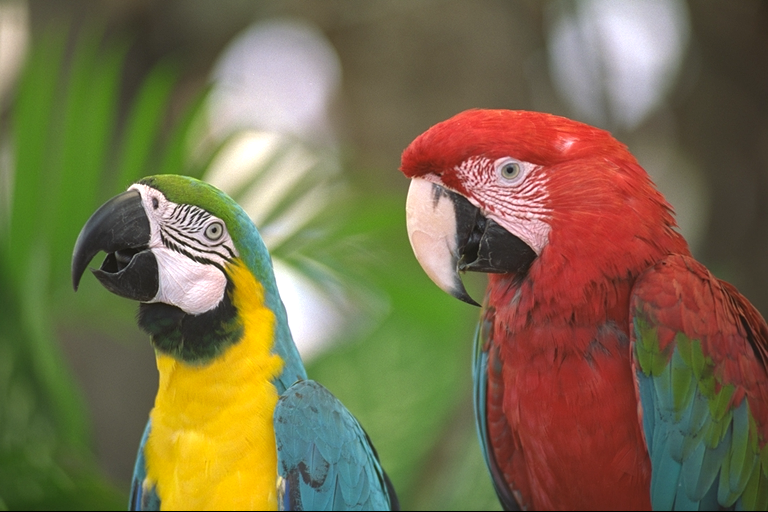
%> input picture images/parrots_orig.png, 768 x 512 px
$ octave demo_segmentation_comp.m   (GNU Octave 9; MATLAB toolbox functions it lacks are replaced by stand-ins)
%> lines starting %> are read from the running program, lines starting %| are printed output that depends on the picture
### include/rescale.m
function x= rescale(x)

x = x-min(x(:));
x = x/max(x(:));

### include/initalization_param_segmentation.m
function param = initalization_param_segmentation(param,z,label)


param.type        = 'moyenne'; %'median', 'moyenne'
param.mu = zeros(param.M,param.c,param.K-1);
for k=1:param.K-1
    param.mu(:,param.c,k) = 0;
    for i=1:param.nbchannels
        if strcmp(param.type,'median')
            param.mu(:,1,k) = param.mu(:,1,k)+ abs(z(:,i) - param.moyenne(i,k+1)) - abs(z(:,i) - param.moyenne(i,k));
        else
            param.mu(:,1,k) =  param.mu(:,1,k)+ (z(:,i) - param.moyenne(i,k+1)).^2 - (z(:,i) - param.moyenne(i,k)).^2;
        end
    end
end

### include/algo_MPFS.m
% Solve the minimal partition problem with a  proximal full splitting
% technique
% N. Pustelnik, L. Condat, Proximity operator of a sum of functions;
% Application to depth map estimation, IEEE Signal Processing Letters,
% vol. 24, no. 12, Dec. 2017.
%
% N. Pustelnik. Version: 04-June-2018.

function [xn,crit] = algo_MPFS(param)

% linear operator
f1 = get_tv;
if strcmp(param.regtype,'nodiff')
    param.sigma = 1/(param.tau*(f1.beta+2));

elseif strcmp(param.regtype,'diff')
    param.sigma = 1/(param.tau*(4*f1.beta+2));

else
    disp('ERROR : no param.type define\n');
end

%Fx = f.dir_op(x);
%Fstarx = f.adj_op(Fx);
op_dir           = @(x,param) transform_tv(x,param,f1);
op_adj           = @(x,param) transform_tvadj(x,param,f1);
% functions
if param.coupling==1
    f1.prox      = @(x,gamma) prox_L12_coupling(x,param,gamma);
else
    f1.prox      = @(x,gamma) prox_L12_cc(x,param,gamma);
end
%f2.prox          = @(x, gamma) prox_fidelity(x,param,gamma);
%f2.grad          = @(x)        grad_fidelity(x,param);
f3.prox          = @(x, gamma) projection(x-gamma*param.mu,0,1);
f4.prox          = @(x, gamma) prox_c1(x,param);
f5.prox          = @(x, gamma) prox_c2(x,param);


% functions
if param.coupling==1
    f1.crit      = @(x,gamma) crit_L12_coupling(x,param,gamma);
else
    f1.crit      = @(x,gamma) crit_L12_cc(x,param,gamma);
end
f2.crit          = @(x) crit_fidelity(x,param);
f3.crit          = @(x,param) crit_projection(x);
f4.crit          = @(x) crit_c1(x,param);
f5.crit          = @(x) crit_c2(x,param);


%%%%%%%%%%%%%%%%%%%%%%%%%%%
%%%     ALGORITHM       %%%
%%%%%%%%%%%%%%%%%%%%%%%%%%%

xn  = zeros(param.M,param.c,param.K-1);
if strcmp(param.regtype,'nodiff')
    yn1 = zeros(2,param.c, param.M, param.K-1);
elseif strcmp(param.regtype,'diff')
    yn1 = zeros(2,param.c, param.M, param.K);
else
    disp('ERROR : no param.type define\n');
end
yn2 = zeros(param.M,param.c,param.K-1);
yn3 = zeros(param.M,param.c,param.K-1);
%yn4 = zeros(param.M,param.c,param.K-1);
crit = zeros(4,param.iter);


xn = proj_sorted_fast(xn,1);

n=1;
xnold =xn ;
%%
while n<param.iter && (norm(xn(:)-xnold(:))^2/norm(xn(:)+eps)^2>param.epsilon || norm(xn(:)-xnold(:))/norm(xn(:)+eps)==0)
    tic
    % Criterion
    crit(1,n) = f2.crit(xn) + f1.crit(op_dir(xn,param),param.lambda);
    crit(2,n) = f3.crit(xn);
    crit(3,n) = f4.crit(xn);
    crit(4,n) = f5.crit(xn);
    if mod(n,100)==0
    fprintf('%d : crit = %3.2f\t dc1 = %3.2f \t dc2 = %3.2f \t dc2 = %3.2f \t diff = %3.6f\n',n,crit(1,n),crit(2,n),crit(3,n),crit(4,n),norm(xn(:)-xnold(:))^2/norm(xn(:)+eps)^2);
    end
    % Update variables
    un    = f3.prox(xn - param.tau*(op_adj(yn1, param) + yn2 + yn3 ), param.tau);
    tmp1  = param.sigma*op_dir(2*un - xn, param);
    tmp   = param.sigma*(2*un - xn);
    yn1   = yn1 + tmp1 - param.sigma*f1.prox((yn1 + tmp1)/param.sigma, param.lambda/param.sigma);
    yn2   = yn2 + tmp - param.sigma*f4.prox((yn2 + tmp)/param.sigma, 1/param.sigma);
    yn3   = yn3 + tmp - param.sigma*f5.prox((yn3 + tmp)/param.sigma, 1/param.sigma);
    %yn4   = yn4 + tmp - param.sigma*f2.prox((yn4 + tmp)/param.sigma, 1/param.sigma);


    xnold = xn;
    xn    = un;
    crit(5,n) = toc;
    n     = n+1;


end

### demo_segmentation_comp.m
% demo_Segmentation.m
%
% Solve the minimal partition problem with a minimal proximal splitting
% technique
% N. Pustelnik, L. Condat, Proximity operator of a sum of functions;
% Application to depth map estimation, IEEE Signal Processing Letters,
% vol. 24, no. 12, Dec. 2017.
%
% N. Pustelnik. Version: 04-June-2018.

toolpath = './';
addpath(genpath(toolpath));


%% Load data
x                                    = imread('parrots_orig.png');
%> x is the input picture: size 512x768x3 uint8; mean R, G, B 121.7, 109.6, 75.8
noiselevel                           = 10;
%z  = double(x(113:512,1:400,:))+noiselevel*randn(size(x(113:512,1:400,:)));
z = double(x(113:512,1:400,:));
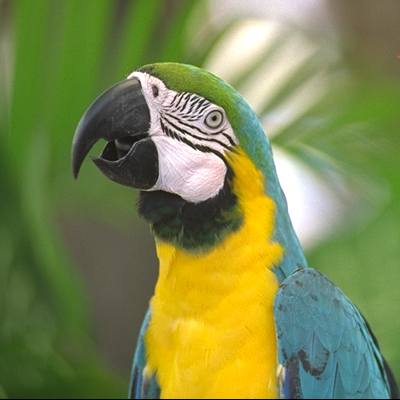
%> z: size 400x400x3 double; mean R, G, B 125.1, 135.5, 78.2
z = z + noiselevel*randn(size(z));
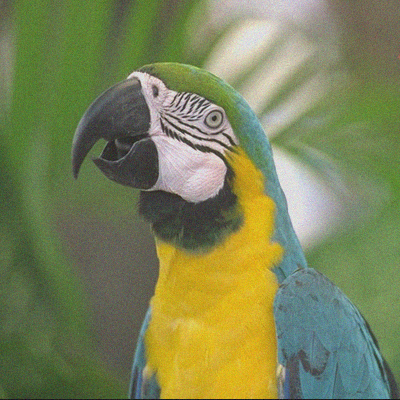
%> z: size 400x400x3 double; mean R, G, B 125.1, 135.5, 78.2; mean of the top-left, top-right, bottom-left and bottom-right quarters 94, 144.5, 85.5, 127.7; drawn with min black and max white
z0                                   = z;
figure(1)
imagesc(rescale(z));
label =  [      43    43    43;
    82   132    32;
   255   255   255;
   251   199     0;
    91   147   156;
    93    90    76];

param.K=6;

%% Parameters
[param.n,param.m,param.nbchannels]   = size(z0);
%> param.n = 400; param.m = 400; param.nbchannels = 3
param.M         = param.n*param.m;
%> param.M = 160000
z               = reshape(z,param.M,param.nbchannels);
param.moyenne = zeros(3,param.K);
for k=1:param.K
    param.moyenne(:,k) = label(k,:);
end
param.c        = 1;
init           = initalization_param_segmentation(param,z, label);
%> after the loop in initalization_param_segmentation, `for k=1:param.K-1`: param = {K 6, n 400, m 400, nbchannels 3, M 160000, c 1}
%> init = {K 6, n 400, m 400, nbchannels 3, M 160000, c 1}
param.coupling = 1;
param.mu       = init.mu;
param.lambda   = 1000;                     % Set the regularity of the solution
param.iter     = 20;                  % number of iterations
param.epsilon  = 1e-20;                  % Stopping criterion
param.regtype  = 'diff';
param.tau      = 0.1/param.lambda;                   % Step-size parameter
%> param.tau = 0.0001
%> the run ends on the next line

%% Algorithm improved
    % Algorithm basic
    [xrec_splitting,crit_splitting]       = algo_MPFS(param);
